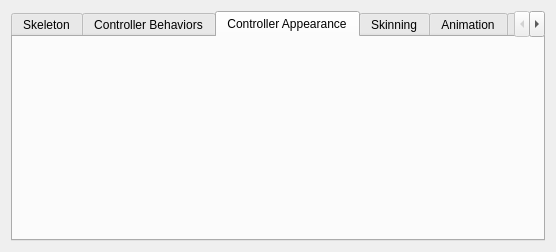
<?xml version="1.0" encoding="UTF-8"?>
<ui version="4.0">
 <class>Form</class>
 <widget class="QWidget" name="Form">
  <property name="geometry">
   <rect>
    <x>0</x>
    <y>0</y>
    <width>556</width>
    <height>252</height>
   </rect>
  </property>
  <property name="windowTitle">
   <string>Form</string>
  </property>
  <layout class="QVBoxLayout" name="verticalLayout_2">
   <item>
    <layout class="QVBoxLayout" name="verticalLayout">
     <item>
      <widget class="QTabWidget" name="tabWidget">
       <property name="currentIndex">
        <number>2</number>
       </property>
       <widget class="QWidget" name="tab">
        <attribute name="title">
         <string>Skeleton</string>
        </attribute>
       </widget>
       <widget class="QWidget" name="tab_2">
        <attribute name="title">
         <string>Controller Behaviors</string>
        </attribute>
       </widget>
       <widget class="QWidget" name="tab_3">
        <attribute name="title">
         <string>Controller Appearance</string>
        </attribute>
       </widget>
       <widget class="QWidget" name="tab_4">
        <attribute name="title">
         <string>Skinning</string>
        </attribute>
       </widget>
       <widget class="QWidget" name="tab_5">
        <attribute name="title">
         <string>Animation</string>
        </attribute>
       </widget>
       <widget class="QWidget" name="tab_6">
        <attribute name="title">
         <string>Import FBX</string>
        </attribute>
       </widget>
      </widget>
     </item>
    </layout>
   </item>
  </layout>
 </widget>
 <resources/>
 <connections/>
</ui>
